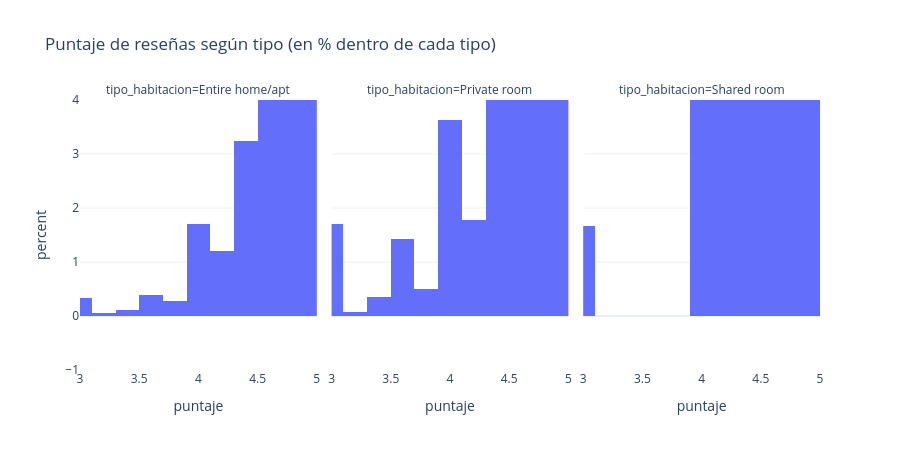

The cell this chart's notebook holds for it:
### Code cell
px.histogram(top.query("tipo_habitacion != 'Hotel room'"),
             x="puntaje_resenias", facet_col="tipo_habitacion", histnorm="percent",
             nbins=30, range_x=[3, 5],
             labels={"puntaje_resenias": "puntaje"},
             title="Puntaje de reseñas según tipo (en % dentro de cada tipo)")

### Figure 1 — Plotly figure (JSON) as saved in the notebook; plotly's stock layout.template omitted (floating-point values rounded to 4 significant figures; data arrays with more than 128 entries replaced by an {"elided": "..."} marker saying what was removed)
{"data": [{"bingroup": "x", "histnorm": "percent", "hovertemplate": "tipo_habitacion=Entire home/apt<br>puntaje=%{x}<br>percent=%{y}<extra></extra>", "legendgroup": "", "marker": {"color": "#636efa", "pattern": {"shape": ""}}, "name": "", "nbinsx": 30, "orientation": "v", "showlegend": false, "type": "histogram", "x": {"elided": "20501 float values"}, "xaxis": "x", "yaxis": "y"}, {"bingroup": "x", "histnorm": "percent", "hovertemplate": "tipo_habitacion=Private room<br>puntaje=%{x}<br>percent=%{y}<extra></extra>", "legendgroup": "", "marker": {"color": "#636efa", "pattern": {"shape": ""}}, "name": "", "nbinsx": 30, "orientation": "v", "showlegend": false, "type": "histogram", "x": {"elided": "1761 float values"}, "xaxis": "x2", "yaxis": "y2"}, {"bingroup": "x", "histnorm": "percent", "hovertemplate": "tipo_habitacion=Shared room<br>puntaje=%{x}<br>percent=%{y}<extra></extra>", "legendgroup": "", "marker": {"color": "#636efa", "pattern": {"shape": ""}}, "name": "", "nbinsx": 30, "orientation": "v", "showlegend": false, "type": "histogram", "x": [NaN, 4.75, 5.0, 4.67, 5.0, NaN, 5.0, 4.94, 5.0, 4.2, 5.0, 4.88, 4.94, 5.0, 4.5, 4.74, 4.64, 4.73, 5.0, 4.17, 4.75, NaN, 4.84, 4.67, 4.59, 4.5, 5.0, NaN, 5.0, 4.67, 5.0, 5.0, 4.8, 4.5, NaN, 4.75, 4.6, 5.0, 4.5, 4.33, 4.5, 4.2, 5.0, 5.0, NaN, 4.67, NaN, 4.86, NaN, 5.0, 2.0, 3.0, NaN, 4.33, 5.0, 4.0, NaN, 5.0, 5.0, 5.0, 2.0, 5.0, 5.0, 4.0, 2.0, NaN, 4.75, NaN, NaN, 5.0, 4.0, NaN, NaN, NaN, NaN, NaN, NaN, NaN, 4.33, NaN, NaN, NaN, NaN, NaN, NaN, NaN, 5.0], "xaxis": "x3", "yaxis": "y3"}], "layout": {"annotations": [{"font": {}, "showarrow": false, "text": "tipo_habitacion=Entire home/apt", "x": 0.16, "xanchor": "center", "xref": "paper", "y": 1, "yanchor": "bottom", "yref": "paper"}, {"font": {}, "showarrow": false, "text": "tipo_habitacion=Private room", "x": 0.5, "xanchor": "center", "xref": "paper", "y": 1, "yanchor": "bottom", "yref": "paper"}, {"font": {}, "showarrow": false, "text": "tipo_habitacion=Shared room", "x": 0.84, "xanchor": "center", "xref": "paper", "y": 1, "yanchor": "bottom", "yref": "paper"}], "barmode": "relative", "height": 450, "legend": {"tracegroupgap": 0}, "title": {"text": "Puntaje de reseñas según tipo (en % dentro de cada tipo)"}, "xaxis": {"anchor": "y", "domain": [0, 0.32], "range": [3, 5], "title": {"text": "puntaje"}}, "xaxis2": {"anchor": "y2", "domain": [0.34, 0.66], "matches": "x", "range": [3, 5], "title": {"text": "puntaje"}}, "xaxis3": {"anchor": "y3", "domain": [0.68, 1.0], "matches": "x", "range": [3, 5], "title": {"text": "puntaje"}}, "yaxis": {"anchor": "x", "domain": [0, 1], "title": {"text": "percent"}}, "yaxis2": {"anchor": "x2", "domain": [0, 1], "matches": "y", "showticklabels": false}, "yaxis3": {"anchor": "x3", "domain": [0, 1], "matches": "y", "showticklabels": false}}}
